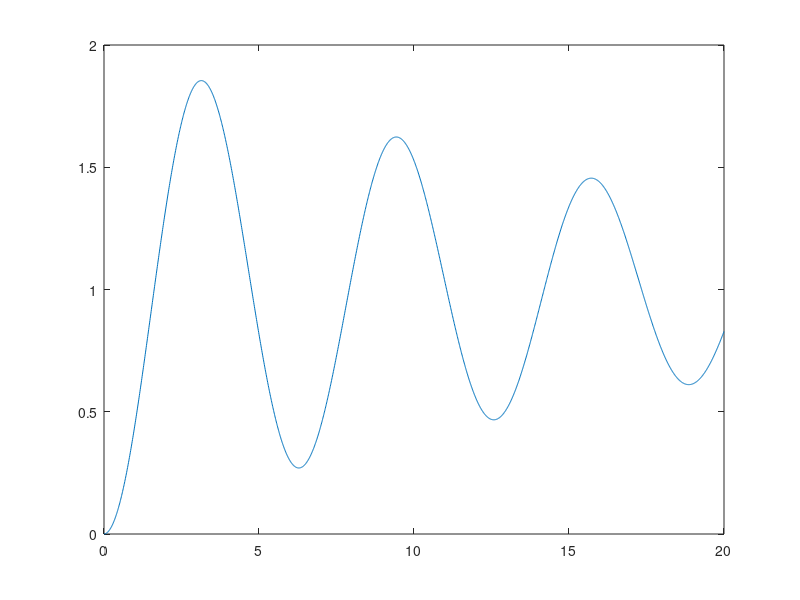

Write MATLAB code to recreate this figure.
clc
close all
clear all

t0=0;
tf=20;
dt=.01;
t=t0:dt:tf;

M=1;
b=.1;
k=1;
F=1;
x(1)=0;
xp(1)=0;

for i=1:length(t)-1
xpp(i)=(F-b*xp(i)-k*x(i))/M;
xp(i+1)=sum(xpp.*dt);
x(i+1)=sum(xp.*dt);
end
plot(t,x)


